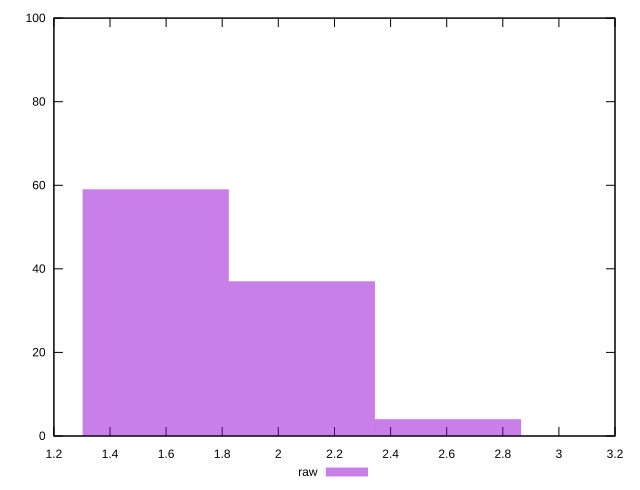

Generate this figure with gnuplot:
reset
set terminal svg size 640, 490 enhanced background rgb 'white'
set output "report_00007_2020-12-11T15:55:29.892Z/server-response-time/samples/pages+cached+noexternal+nosvg/raw/histogram.svg"

$raw <<EOF
2.111180388101203 35
1.583385291075902 62
2.6389754851265037 3
EOF

set key outside below
set boxwidth 0.5277950970253007
set yrange [0:100]
set style fill transparent solid 0.5 noborder

plot \
  $raw title "raw" with boxes, \


reset
